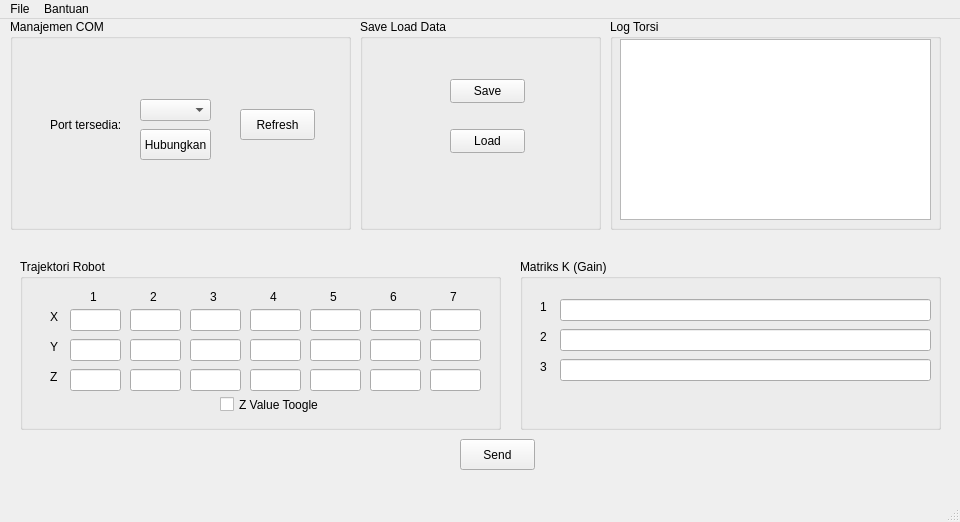
<?xml version="1.0" encoding="UTF-8"?>
<ui version="4.0">
 <class>MainWindow</class>
 <widget class="QMainWindow" name="MainWindow">
  <property name="geometry">
   <rect>
    <x>0</x>
    <y>0</y>
    <width>960</width>
    <height>522</height>
   </rect>
  </property>
  <property name="windowTitle">
   <string>MainWindow</string>
  </property>
  <widget class="QWidget" name="centralwidget">
   <widget class="QGroupBox" name="groupBox">
    <property name="geometry">
     <rect>
      <x>10</x>
      <y>0</y>
      <width>341</width>
      <height>211</height>
     </rect>
    </property>
    <property name="title">
     <string>Manajemen COM</string>
    </property>
    <widget class="QPushButton" name="pushButton">
     <property name="geometry">
      <rect>
       <x>230</x>
       <y>90</y>
       <width>75</width>
       <height>31</height>
      </rect>
     </property>
     <property name="text">
      <string>Refresh</string>
     </property>
    </widget>
    <widget class="QPushButton" name="pushButton_2">
     <property name="geometry">
      <rect>
       <x>130</x>
       <y>110</y>
       <width>71</width>
       <height>31</height>
      </rect>
     </property>
     <property name="text">
      <string>Hubungkan</string>
     </property>
    </widget>
    <widget class="QComboBox" name="comboBox">
     <property name="geometry">
      <rect>
       <x>130</x>
       <y>80</y>
       <width>71</width>
       <height>22</height>
      </rect>
     </property>
    </widget>
    <widget class="QLabel" name="label">
     <property name="geometry">
      <rect>
       <x>40</x>
       <y>90</y>
       <width>81</width>
       <height>31</height>
      </rect>
     </property>
     <property name="text">
      <string>Port tersedia:</string>
     </property>
    </widget>
   </widget>
   <widget class="QGroupBox" name="groupBox_2">
    <property name="geometry">
     <rect>
      <x>330</x>
      <y>490</y>
      <width>371</width>
      <height>111</height>
     </rect>
    </property>
    <property name="title">
     <string>manajemen koneksi</string>
    </property>
    <widget class="QLabel" name="label_2">
     <property name="geometry">
      <rect>
       <x>10</x>
       <y>40</y>
       <width>81</width>
       <height>31</height>
      </rect>
     </property>
     <property name="text">
      <string>Status Sinkron</string>
     </property>
    </widget>
    <widget class="QPushButton" name="pushButton_3">
     <property name="geometry">
      <rect>
       <x>160</x>
       <y>20</y>
       <width>75</width>
       <height>31</height>
      </rect>
     </property>
     <property name="text">
      <string>mulai</string>
     </property>
    </widget>
    <widget class="QPushButton" name="pushButton_4">
     <property name="geometry">
      <rect>
       <x>160</x>
       <y>60</y>
       <width>75</width>
       <height>31</height>
      </rect>
     </property>
     <property name="text">
      <string>berhenti</string>
     </property>
    </widget>
    <widget class="QLabel" name="label_3">
     <property name="geometry">
      <rect>
       <x>100</x>
       <y>40</y>
       <width>51</width>
       <height>31</height>
      </rect>
     </property>
     <property name="text">
      <string>sukses</string>
     </property>
    </widget>
   </widget>
   <widget class="QWidget" name="widget_2" native="true">
    <property name="geometry">
     <rect>
      <x>10</x>
      <y>220</y>
      <width>941</width>
      <height>251</height>
     </rect>
    </property>
    <widget class="QGroupBox" name="groupBox_4">
     <property name="geometry">
      <rect>
       <x>10</x>
       <y>20</y>
       <width>481</width>
       <height>171</height>
      </rect>
     </property>
     <property name="title">
      <string>Trajektori Robot</string>
     </property>
     <widget class="QLineEdit" name="x4">
      <property name="geometry">
       <rect>
        <x>290</x>
        <y>50</y>
        <width>51</width>
        <height>22</height>
       </rect>
      </property>
     </widget>
     <widget class="QLineEdit" name="y4">
      <property name="geometry">
       <rect>
        <x>290</x>
        <y>80</y>
        <width>51</width>
        <height>22</height>
       </rect>
      </property>
     </widget>
     <widget class="QLineEdit" name="z4">
      <property name="geometry">
       <rect>
        <x>290</x>
        <y>110</y>
        <width>51</width>
        <height>22</height>
       </rect>
      </property>
     </widget>
     <widget class="QLineEdit" name="x0">
      <property name="geometry">
       <rect>
        <x>50</x>
        <y>50</y>
        <width>51</width>
        <height>22</height>
       </rect>
      </property>
     </widget>
     <widget class="QLineEdit" name="z0">
      <property name="geometry">
       <rect>
        <x>50</x>
        <y>110</y>
        <width>51</width>
        <height>22</height>
       </rect>
      </property>
     </widget>
     <widget class="QLineEdit" name="z2">
      <property name="geometry">
       <rect>
        <x>170</x>
        <y>110</y>
        <width>51</width>
        <height>22</height>
       </rect>
      </property>
     </widget>
     <widget class="QLineEdit" name="y1">
      <property name="geometry">
       <rect>
        <x>110</x>
        <y>80</y>
        <width>51</width>
        <height>22</height>
       </rect>
      </property>
     </widget>
     <widget class="QLineEdit" name="x1">
      <property name="geometry">
       <rect>
        <x>110</x>
        <y>50</y>
        <width>51</width>
        <height>22</height>
       </rect>
      </property>
     </widget>
     <widget class="QLineEdit" name="z3">
      <property name="geometry">
       <rect>
        <x>230</x>
        <y>110</y>
        <width>51</width>
        <height>22</height>
       </rect>
      </property>
     </widget>
     <widget class="QLineEdit" name="y2">
      <property name="geometry">
       <rect>
        <x>170</x>
        <y>80</y>
        <width>51</width>
        <height>22</height>
       </rect>
      </property>
     </widget>
     <widget class="QLineEdit" name="z1">
      <property name="geometry">
       <rect>
        <x>110</x>
        <y>110</y>
        <width>51</width>
        <height>22</height>
       </rect>
      </property>
     </widget>
     <widget class="QLineEdit" name="y0">
      <property name="geometry">
       <rect>
        <x>50</x>
        <y>80</y>
        <width>51</width>
        <height>22</height>
       </rect>
      </property>
     </widget>
     <widget class="QLineEdit" name="x2">
      <property name="geometry">
       <rect>
        <x>170</x>
        <y>50</y>
        <width>51</width>
        <height>22</height>
       </rect>
      </property>
     </widget>
     <widget class="QLineEdit" name="x3">
      <property name="geometry">
       <rect>
        <x>230</x>
        <y>50</y>
        <width>51</width>
        <height>22</height>
       </rect>
      </property>
     </widget>
     <widget class="QLineEdit" name="y3">
      <property name="geometry">
       <rect>
        <x>230</x>
        <y>80</y>
        <width>51</width>
        <height>22</height>
       </rect>
      </property>
     </widget>
     <widget class="QLabel" name="label_4">
      <property name="geometry">
       <rect>
        <x>70</x>
        <y>30</y>
        <width>16</width>
        <height>16</height>
       </rect>
      </property>
      <property name="text">
       <string>1</string>
      </property>
     </widget>
     <widget class="QLabel" name="label_6">
      <property name="geometry">
       <rect>
        <x>130</x>
        <y>30</y>
        <width>16</width>
        <height>16</height>
       </rect>
      </property>
      <property name="text">
       <string>2</string>
      </property>
     </widget>
     <widget class="QLabel" name="label_7">
      <property name="geometry">
       <rect>
        <x>190</x>
        <y>30</y>
        <width>16</width>
        <height>16</height>
       </rect>
      </property>
      <property name="text">
       <string>3</string>
      </property>
     </widget>
     <widget class="QLabel" name="label_8">
      <property name="geometry">
       <rect>
        <x>250</x>
        <y>30</y>
        <width>16</width>
        <height>16</height>
       </rect>
      </property>
      <property name="text">
       <string>4</string>
      </property>
     </widget>
     <widget class="QLabel" name="label_9">
      <property name="geometry">
       <rect>
        <x>310</x>
        <y>30</y>
        <width>16</width>
        <height>16</height>
       </rect>
      </property>
      <property name="text">
       <string>5</string>
      </property>
     </widget>
     <widget class="QLabel" name="label_10">
      <property name="geometry">
       <rect>
        <x>30</x>
        <y>50</y>
        <width>16</width>
        <height>16</height>
       </rect>
      </property>
      <property name="text">
       <string>X</string>
      </property>
     </widget>
     <widget class="QLabel" name="label_11">
      <property name="geometry">
       <rect>
        <x>30</x>
        <y>80</y>
        <width>16</width>
        <height>16</height>
       </rect>
      </property>
      <property name="text">
       <string>Y</string>
      </property>
     </widget>
     <widget class="QLabel" name="label_12">
      <property name="geometry">
       <rect>
        <x>30</x>
        <y>110</y>
        <width>16</width>
        <height>16</height>
       </rect>
      </property>
      <property name="text">
       <string>Z</string>
      </property>
     </widget>
     <widget class="QCheckBox" name="checkBox">
      <property name="geometry">
       <rect>
        <x>200</x>
        <y>130</y>
        <width>101</width>
        <height>31</height>
       </rect>
      </property>
      <property name="text">
       <string>Z Value Toogle</string>
      </property>
     </widget>
     <widget class="QLineEdit" name="x5">
      <property name="geometry">
       <rect>
        <x>350</x>
        <y>50</y>
        <width>51</width>
        <height>22</height>
       </rect>
      </property>
     </widget>
     <widget class="QLineEdit" name="y5">
      <property name="geometry">
       <rect>
        <x>350</x>
        <y>80</y>
        <width>51</width>
        <height>22</height>
       </rect>
      </property>
     </widget>
     <widget class="QLineEdit" name="z5">
      <property name="geometry">
       <rect>
        <x>350</x>
        <y>110</y>
        <width>51</width>
        <height>22</height>
       </rect>
      </property>
     </widget>
     <widget class="QLabel" name="label_13">
      <property name="geometry">
       <rect>
        <x>370</x>
        <y>30</y>
        <width>16</width>
        <height>16</height>
       </rect>
      </property>
      <property name="text">
       <string>6</string>
      </property>
     </widget>
     <widget class="QLineEdit" name="x6">
      <property name="geometry">
       <rect>
        <x>410</x>
        <y>50</y>
        <width>51</width>
        <height>22</height>
       </rect>
      </property>
     </widget>
     <widget class="QLineEdit" name="y6">
      <property name="geometry">
       <rect>
        <x>410</x>
        <y>80</y>
        <width>51</width>
        <height>22</height>
       </rect>
      </property>
     </widget>
     <widget class="QLineEdit" name="z6">
      <property name="geometry">
       <rect>
        <x>410</x>
        <y>110</y>
        <width>51</width>
        <height>22</height>
       </rect>
      </property>
     </widget>
     <widget class="QLabel" name="label_14">
      <property name="geometry">
       <rect>
        <x>430</x>
        <y>30</y>
        <width>16</width>
        <height>16</height>
       </rect>
      </property>
      <property name="text">
       <string>7</string>
      </property>
     </widget>
    </widget>
    <widget class="QGroupBox" name="groupBox_3">
     <property name="geometry">
      <rect>
       <x>510</x>
       <y>20</y>
       <width>421</width>
       <height>171</height>
      </rect>
     </property>
     <property name="title">
      <string>Matriks K (Gain)</string>
     </property>
     <widget class="QLineEdit" name="inputMatrix_1">
      <property name="geometry">
       <rect>
        <x>40</x>
        <y>40</y>
        <width>371</width>
        <height>22</height>
       </rect>
      </property>
     </widget>
     <widget class="QLineEdit" name="inputMatrix_2">
      <property name="geometry">
       <rect>
        <x>40</x>
        <y>70</y>
        <width>371</width>
        <height>22</height>
       </rect>
      </property>
     </widget>
     <widget class="QLineEdit" name="inputMatrix_3">
      <property name="geometry">
       <rect>
        <x>40</x>
        <y>100</y>
        <width>371</width>
        <height>22</height>
       </rect>
      </property>
     </widget>
     <widget class="QLabel" name="labelMatrix_1">
      <property name="geometry">
       <rect>
        <x>20</x>
        <y>40</y>
        <width>16</width>
        <height>16</height>
       </rect>
      </property>
      <property name="text">
       <string>1</string>
      </property>
     </widget>
     <widget class="QLabel" name="labelMatrix_2">
      <property name="geometry">
       <rect>
        <x>20</x>
        <y>70</y>
        <width>31</width>
        <height>16</height>
       </rect>
      </property>
      <property name="text">
       <string>2</string>
      </property>
     </widget>
     <widget class="QLabel" name="labelMatrix_3">
      <property name="geometry">
       <rect>
        <x>20</x>
        <y>100</y>
        <width>16</width>
        <height>16</height>
       </rect>
      </property>
      <property name="text">
       <string>3</string>
      </property>
     </widget>
    </widget>
    <widget class="QPushButton" name="pushButton_5">
     <property name="geometry">
      <rect>
       <x>450</x>
       <y>200</y>
       <width>75</width>
       <height>31</height>
      </rect>
     </property>
     <property name="text">
      <string>Send</string>
     </property>
    </widget>
   </widget>
   <widget class="QGroupBox" name="groupBox_7">
    <property name="geometry">
     <rect>
      <x>610</x>
      <y>0</y>
      <width>331</width>
      <height>211</height>
     </rect>
    </property>
    <property name="title">
     <string>Log Torsi</string>
    </property>
    <widget class="QPlainTextEdit" name="plainTextEdit">
     <property name="geometry">
      <rect>
       <x>10</x>
       <y>20</y>
       <width>311</width>
       <height>181</height>
      </rect>
     </property>
    </widget>
   </widget>
   <widget class="QGroupBox" name="groupBox_5">
    <property name="geometry">
     <rect>
      <x>360</x>
      <y>0</y>
      <width>241</width>
      <height>211</height>
     </rect>
    </property>
    <property name="title">
     <string>Save Load Data</string>
    </property>
    <widget class="QPushButton" name="pushButton_6">
     <property name="geometry">
      <rect>
       <x>90</x>
       <y>60</y>
       <width>75</width>
       <height>24</height>
      </rect>
     </property>
     <property name="text">
      <string>Save</string>
     </property>
    </widget>
    <widget class="QPushButton" name="pushButton_7">
     <property name="geometry">
      <rect>
       <x>90</x>
       <y>110</y>
       <width>75</width>
       <height>24</height>
      </rect>
     </property>
     <property name="text">
      <string>Load</string>
     </property>
    </widget>
   </widget>
  </widget>
  <widget class="QMenuBar" name="menubar">
   <property name="geometry">
    <rect>
     <x>0</x>
     <y>0</y>
     <width>960</width>
     <height>22</height>
    </rect>
   </property>
   <widget class="QMenu" name="menuFile">
    <property name="title">
     <string>File</string>
    </property>
    <addaction name="actionKeluar"/>
   </widget>
   <widget class="QMenu" name="menuBantuan">
    <property name="title">
     <string>Bantuan</string>
    </property>
    <addaction name="actionTentang"/>
    <addaction name="actionTentang_2"/>
   </widget>
   <addaction name="menuFile"/>
   <addaction name="menuBantuan"/>
  </widget>
  <widget class="QStatusBar" name="statusbar"/>
  <action name="actionTentang">
   <property name="text">
    <string>Manual</string>
   </property>
  </action>
  <action name="actionTentang_2">
   <property name="text">
    <string>Tentang</string>
   </property>
  </action>
  <action name="actionKeluar">
   <property name="text">
    <string>Keluar</string>
   </property>
  </action>
 </widget>
 <resources/>
 <connections/>
</ui>
